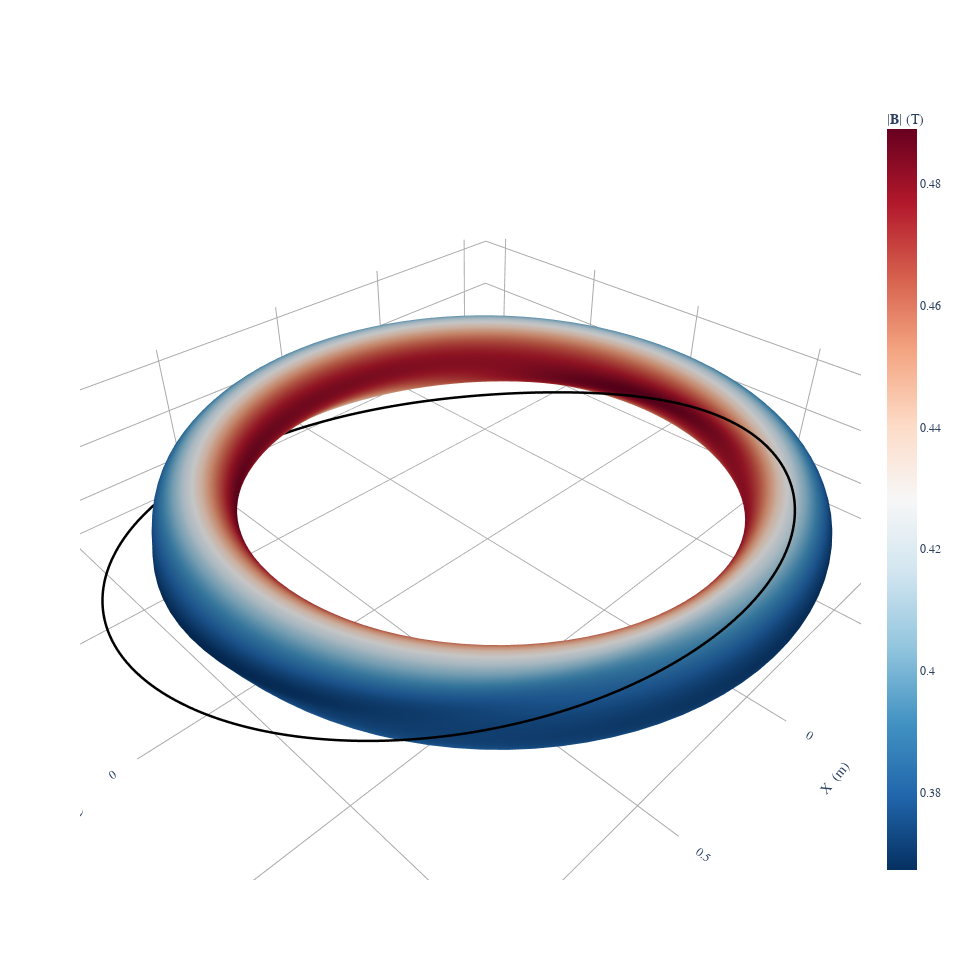

The notebook cell saved with this chart:
### Code cell
fig = plot_coils(umbilic_coil)
plot_3d(eq, "|B|", fig=fig)

### Figure 1 — Plotly figure (JSON) as saved in the notebook; plotly's stock layout.template omitted (floating-point values rounded to 4 significant figures; data arrays with more than 128 entries replaced by an {"elided": "..."} marker saying what was removed)
{"data": [{"hovertext": "Current = -2100.0 (A)", "line": {"color": "black", "dash": "solid", "width": 5}, "marker": {"opacity": 0, "size": 0}, "name": "CoilSet[0]", "showlegend": false, "type": "scatter3d", "x": {"elided": "801 float values"}, "y": {"elided": "801 float values"}, "z": {"elided": "801 float values"}}, {"colorbar": {"title": {"text": "|𝐁| (T)"}}, "colorscale": [[0, "rgb(5,48,97)"], [0.1, "rgb(33,102,172)"], [0.2, "rgb(67,147,195)"], [0.3, "rgb(146,197,222)"], [0.4, "rgb(209,229,240)"], [0.5, "rgb(247,247,247)"], [0.6, "rgb(253,219,199)"], [0.7, "rgb(244,165,130)"], [0.8, "rgb(214,96,77)"], [0.9, "rgb(178,24,43)"], [1, "rgb(103,0,31)"]], "flatshading": true, "i": {"elided": "20200 int values"}, "intensity": {"elided": "10201 float values"}, "j": {"elided": "20200 int values"}, "k": {"elided": "20200 int values"}, "name": "|𝐁| (T)", "opacity": 1, "showscale": true, "type": "mesh3d", "x": {"elided": "10201 float values"}, "y": {"elided": "10201 float values"}, "z": {"elided": "10201 float values"}}], "layout": {"font": {"family": "Times"}, "height": 960.5, "scene": {"aspectmode": "data", "xaxis": {"backgroundcolor": "white", "gridcolor": "darkgrey", "showbackground": false, "showgrid": true, "showticklabels": true, "title": {"text": "X  (m)"}, "zeroline": true, "zerolinecolor": "darkgrey"}, "yaxis": {"backgroundcolor": "white", "gridcolor": "darkgrey", "showbackground": false, "showgrid": true, "showticklabels": true, "title": {"text": "Y  (m)"}, "zeroline": true, "zerolinecolor": "darkgrey"}, "zaxis": {"backgroundcolor": "white", "gridcolor": "darkgrey", "showbackground": false, "showgrid": true, "showticklabels": true, "title": {"text": "Z  (m)"}, "zeroline": true, "zerolinecolor": "darkgrey"}}, "title": {"text": "", "x": 0.5, "xanchor": "center", "y": 0.9, "yanchor": "top"}, "width": 960.5}}
